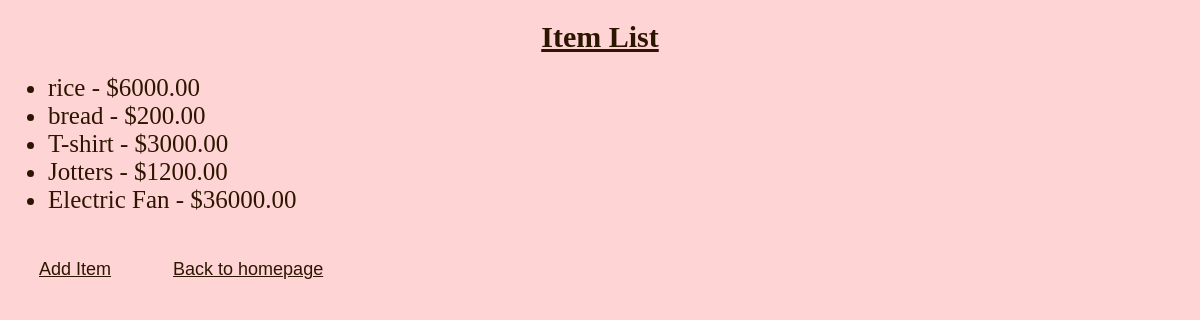
The app's page /view_items/, older data.
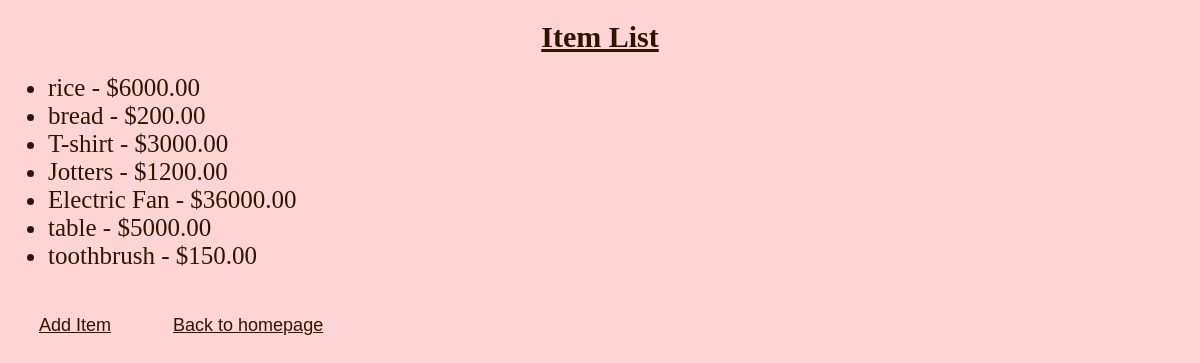
The same page, newer data.
### shop_inventory_app/models.py (models this page shows, shortened)
class Item(models.Model):
    name = models.CharField(max_length=100)
    price = models.DecimalField(max_digits=10, decimal_places=2)

### shop_inventory_app/views.py (the view)
# urls.py: path('view_items/', views.item_list, name='item_list'),
def item_list(request):
    items = Item.objects.all()
    return render(request, 'item_list.html', {'items': items})

### shop_inventory_app/templates/item_list.html (shortened to what this page needs)
<!DOCTYPE html>
<html lang="en">
<head>
</head>
<body>
    <h1>Item List</h1>
    <ul>
        {% for item in items %}
            <li>{{ item.name }} - ${{ item.price }}</li>
        {% endfor %}
    </ul>
    <a href="{% url 'add_item' %}">Add Item</a>
    <a href="{% url 'home' %}"> Back to homepage</a>
</body>
</html>

### shop_inventory_app/templates/item_list.html (style rules this page uses)
body { background-color: #ffd4d4; color: rgb(45, 22, 1); }
h1 { font-size: 30px; text-decoration: underline; text-align: center; }
a { color: rgb(45, 22, 1); float: left; padding: 29px 31px; text-decoration: underline; font-family: Tahoma,Verdana,Segoe,sans-serif; font-size: 18px; }
li { font-size: 25px; }

Row changes from the older to the newer data that the page shows:
added Item: name "table", price "5000.00"
added Item: name "toothbrush", price "150.00"
